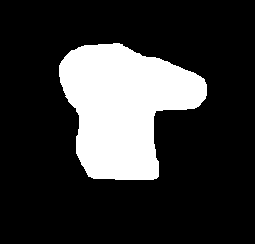
%> input picture Lab 6-A/Image_1.bmp, 255 x 244 px
$ octave aprilfinal.m   (GNU Octave 9; MATLAB toolbox functions it lacks are replaced by stand-ins)
%> lines starting %> are read from the running program, lines starting %| are printed output that depends on the picture; in (x1, y1, x2, y2) boxes, pixels count from 0 and x2, y2 are one past the last pixel; in counts of white or black regions, pixels touching at a corner belong together; the program's own positions count from 1
g=imread('Image_1.bmp');
%> g: size 244x255 logical; 21% white; 1 white region, box (x1, y1, x2, y2) and area: (59, 43, 207, 180) 13041
figure , imshow(g);
B=[1 1 1 1 1 1 1 1 1];
m=floor(size(B,1)/2);
n=floor(size(B,2)/2);
C=padarray(g,[m n],1);
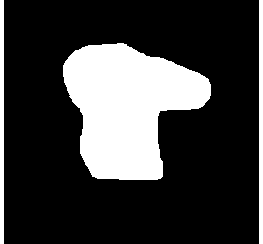
%> C: size 244x263 logical; 23.4% white; 3 white regions, box (x1, y1, x2, y2) and area: (63, 43, 211, 180) 13041, (0, 0, 4, 244) 976, (259, 0, 263, 244) 976
x=padarray(g,[m n],0);
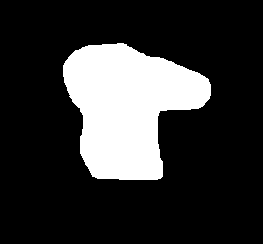
%> x: size 244x263 logical; 20.3% white; 1 white region, box (x1, y1, x2, y2) and area: (63, 43, 211, 180) 13041
D=false(size(g));
y=false(size(g));
for i=1:size(C,1)-(2*m)
    for j=1:size(C,2)-(2*n)

        Temp=C(i:i+(2*m),j:j+(2*n));
        y(i,j)=max(max(bitand(Temp,B)));
        u=max(max(bitxor(Temp,B)));
        if(u==0)
            D(i,j)=1;
        end
    end
end
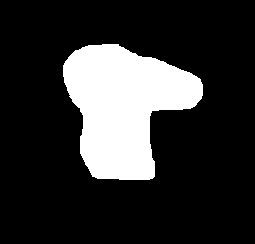
%> D: size 244x255 logical; 19.2% white; 1 white region, box (x1, y1, x2, y2) and area: (63, 44, 203, 180) 11946
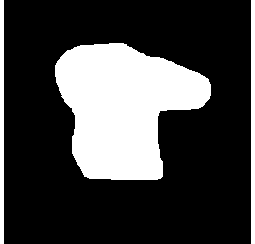
%> y: size 244x255 logical; 25.9% white; 3 white regions, box (x1, y1, x2, y2) and area: (55, 43, 211, 180) 14137, (0, 0, 4, 244) 976, (251, 0, 255, 244) 976
figure,imshow(D);
title('erosion');
figure,imshow(y);
title('dilation');
